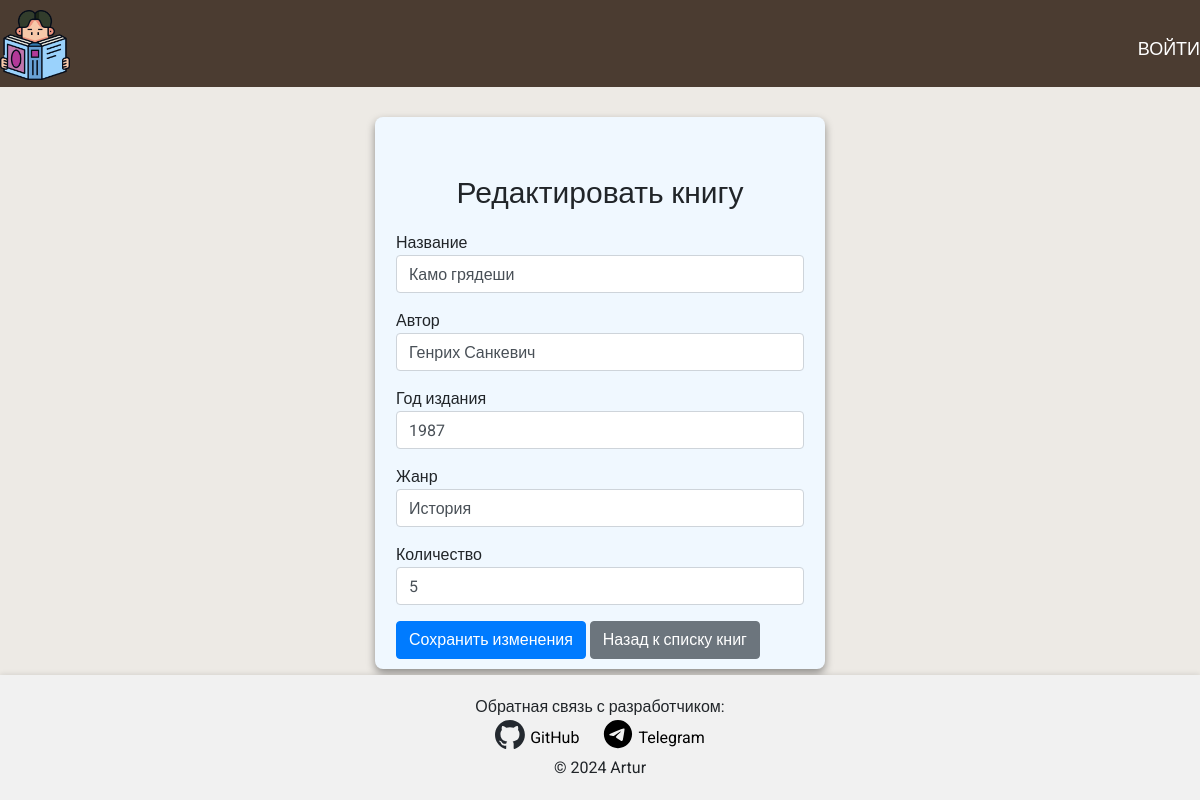
/edit_book/3, run on the app's committed database.
### semestr_task/models.py (models this page shows, shortened)
class Book(db.Model):
    __tablename__ = 'books'
    id = db.Column(db.Integer, primary_key=True)
    title = db.Column(db.String(255), nullable=False)
    author = db.Column(db.String(255), nullable=False)
    publication_year = db.Column(db.Integer)
    genre = db.Column(db.String(100))
    copies = db.Column(db.Integer, default=1)

### app.py (the view, shortened to what this page needs)
@app.route('/edit_book/<int:book_id>', methods=['GET', 'POST'])
def edit_book(book_id):
    book = Book.query.get(book_id)
    if not book:
        flash('Книга не найдена.', 'danger')
        return redirect(url_for('books'))
    form = BookForm(obj=book)  # Предзаполняем форму данными книги
    return render_template('edit_book.html', form=form, book=book)  # Показываем страницу редактирования

### semestr_task/forms.py
class BookForm(FlaskForm):
    title = StringField('Название', validators=[DataRequired()])
    author = StringField('Автор', validators=[DataRequired()])
    publication_year = IntegerField('Год издания', validators=[DataRequired()])
    genre = StringField('Жанр', validators=[DataRequired()])
    copies = IntegerField('Количество', validators=[DataRequired()])
    submit = SubmitField('Сохранить')

### semestr_task/templates/edit_book.html (shortened to what this page needs)
{% extends "base.html" %}
{% block content %}
<div class="edit-container">
    <div class="form-container">
        <div class="container mt-5">
            <h1>Редактировать книгу</h1>
            <form method="POST" action="">
                <div class="form-group">
                    <label for="title">Название</label>
                    {{ form.title(class="form-control") }}
                </div>
                <div class="form-group">
                    <label for="author">Автор</label>
                    {{ form.author(class="form-control") }}
                </div>
                <div class="form-group">
                    <label for="publication_year">Год издания</label>
                    {{ form.publication_year(class="form-control") }}
                </div>
                <div class="form-group">
                    <label for="genre">Жанр</label>
                    {{ form.genre(class="form-control") }}
                </div>
                <div class="form-group">
                    <label for="copies">Количество</label>
                    {{ form.copies(class="form-control") }}
                </div>
                <button type="submit" class="btn btn-primary">Сохранить изменения</button>
                <a href="{{ url_for('books') }}" class="btn btn-secondary">Назад к списку книг</a>
            </form>
        </div>
    </div>
</div>
{% endblock %}

### semestr_task/static/css/styles.css (style rules this page uses)
html, body, div, span, applet, object, iframe, h1, h2, h3, h4, h5, h6, p, blockquote, pre, a, abbr, acronym, address, big, cite, code, del, dfn, em, img, ins, kbd, q, s, samp, small, strike, strong, sub, sup, tt, var, b, u, i, center, dl, dt, dd, ol, ul, li, fieldset, form, label, legend, table, caption, tbody, tfoot, thead, tr, th, td, article, aside, canvas, details, embed, figure, figcaption, footer, header, hgroup, menu, nav, output, ruby, section, summary, time, mark, audio, video { margin: 0; padding: 0; border: 0; font-size: 100%; vertical-align: baseline; }
h1, h2, h3, h4, h5, h6 { font-weight: normal; }
input { outline: 0; }
body { margin: 0; padding-bottom: 130px; background-color: #EDEAE5; font-family: "Roboto", sans-serif; }
.container { margin: 0 auto; max-width: 1500px; }
.edit-container { display: flex; justify-content: space-around; align-items: start; margin-top: 30px; }
.edit-container .form-container { width: 450px; padding: 10px 6px; background-color: #f0f8ff; border-radius: 8px; box-shadow: 0 4px 8px rgba(0, 0, 0, 0.4); }
.edit-container .form-container h1 { text-align: center; font-size: 30px; margin-bottom: 20px; }

### data on the page
Book: title "Камо грядеши", author "Генрих Санкевич", publication_year "1987", genre "История", copies "5"
